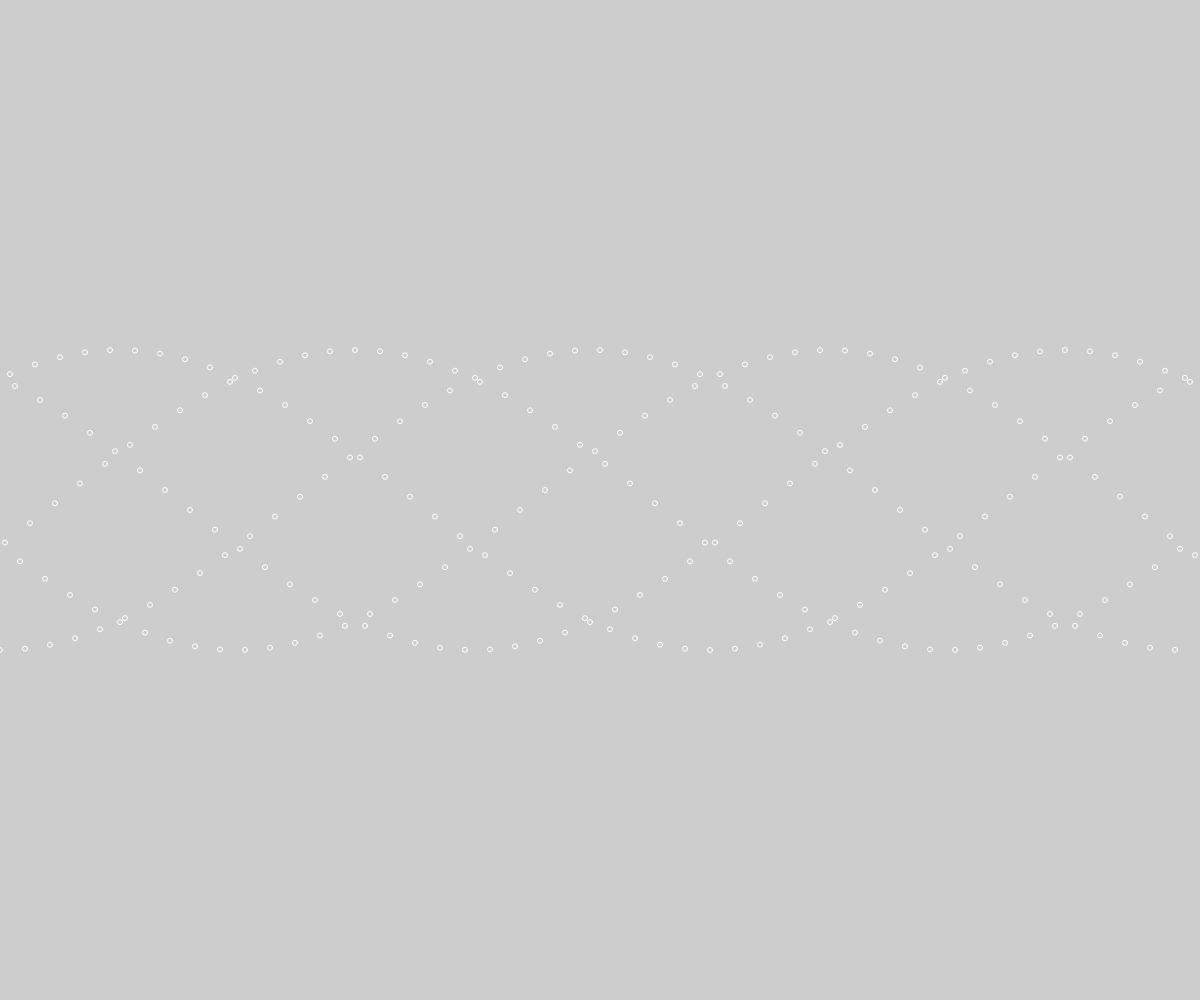
Frame 1 (no input)
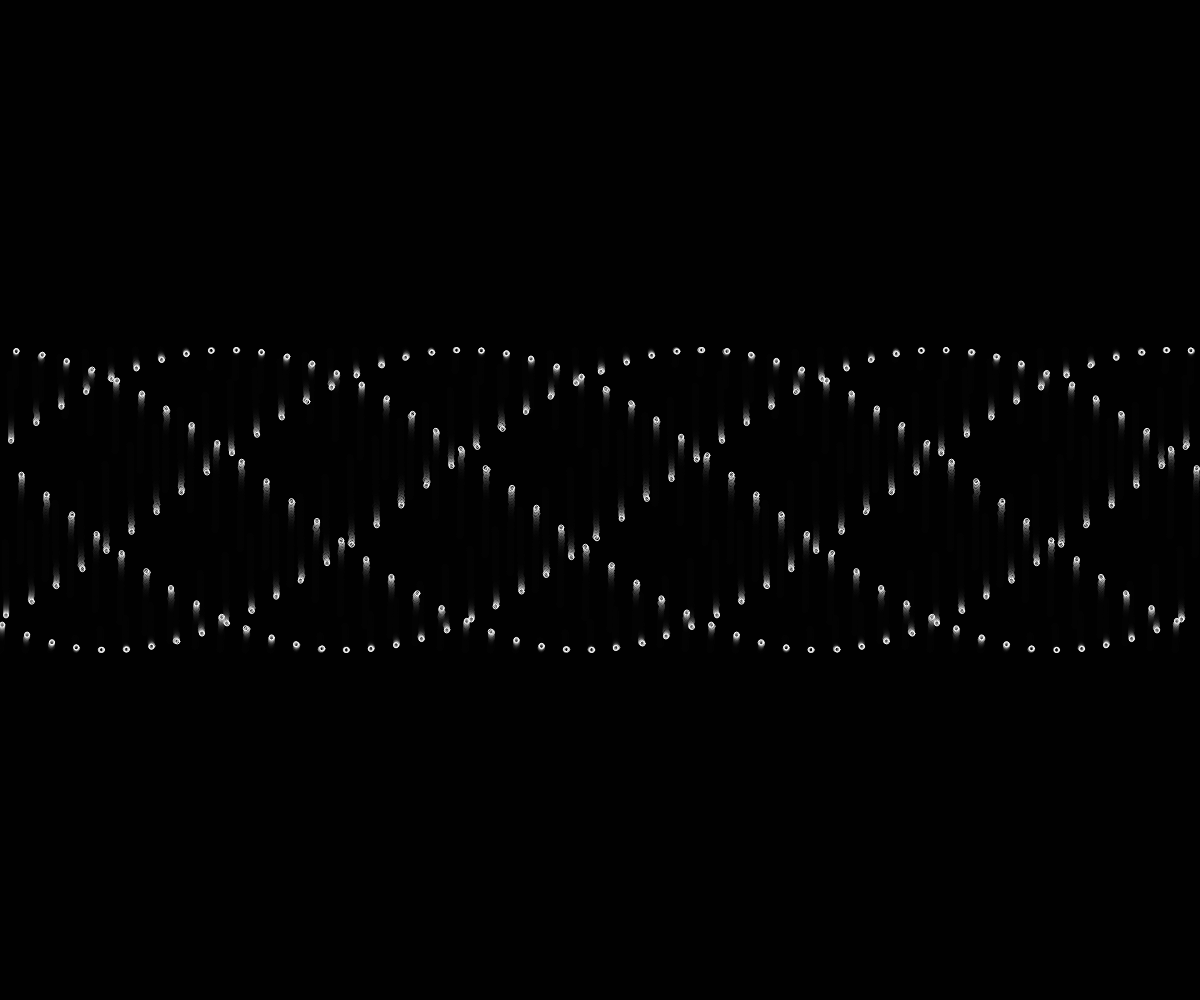
Frame 60 (no input)
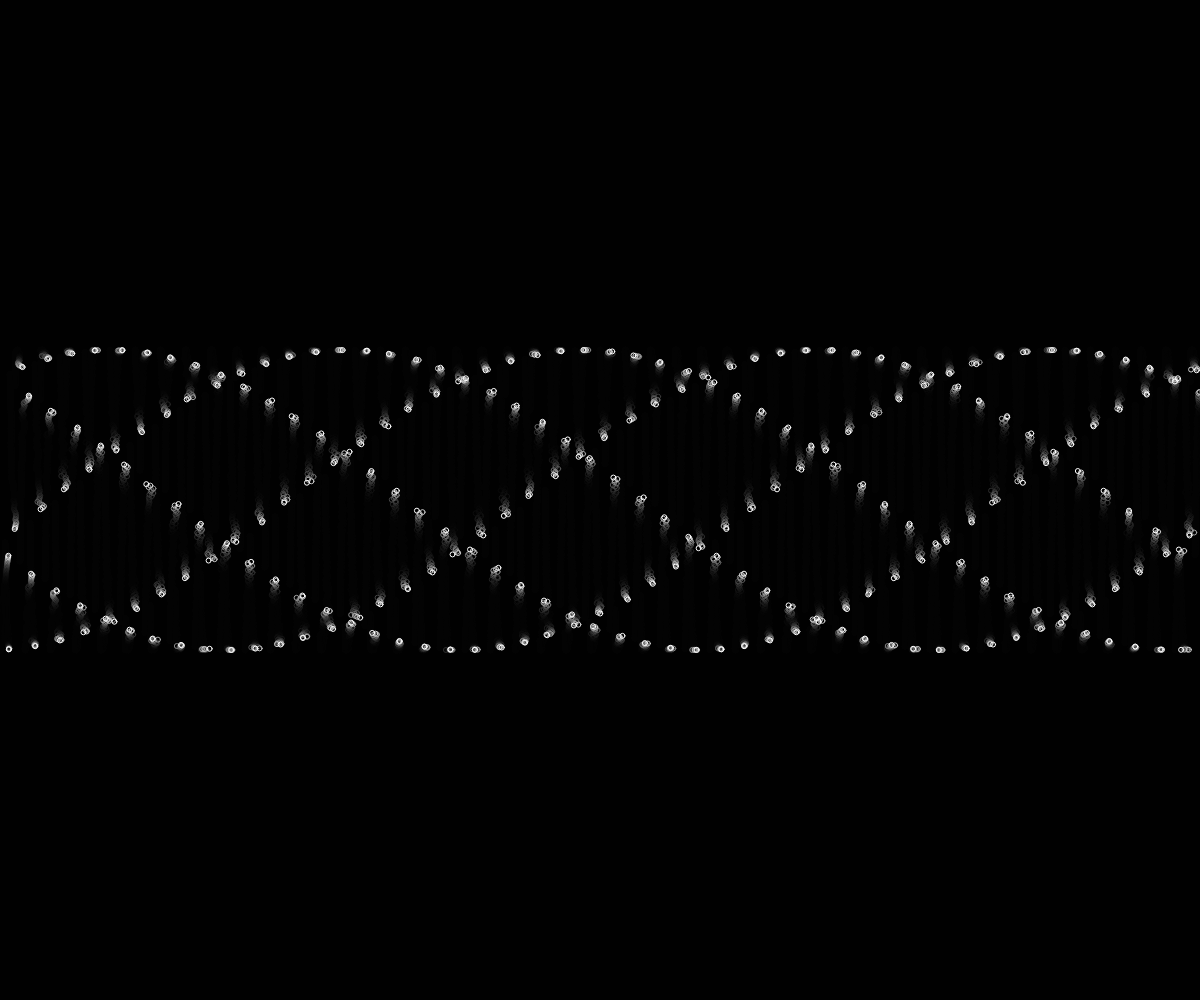
Frame 120 (the mouse pressed at the canvas centre since frame 60)

The p5.js sketch that drew these frames (run headless with seeded random() and noise() and a simulated clock; from frame 60 on, the mouse is pressed at the canvas centre):

// p5.js sketch
// ── sketch.js
// A glitchy quintuple helix created using perlin noise and tangent waves
// 31/01/2021

let t = 0;

function setup() {
  createCanvas(windowWidth, windowHeight);
  stroke(255);
  noFill();
}

function draw() {
  background(0, 50);
  translate(0, height / 2);

  for (let i = 0; i < width; i += 5) {
    ellipse(i + noise(t * i) * 5 * tan(t), 150 * cos(i + t), 5);
  }

  t += 0.01;
}
